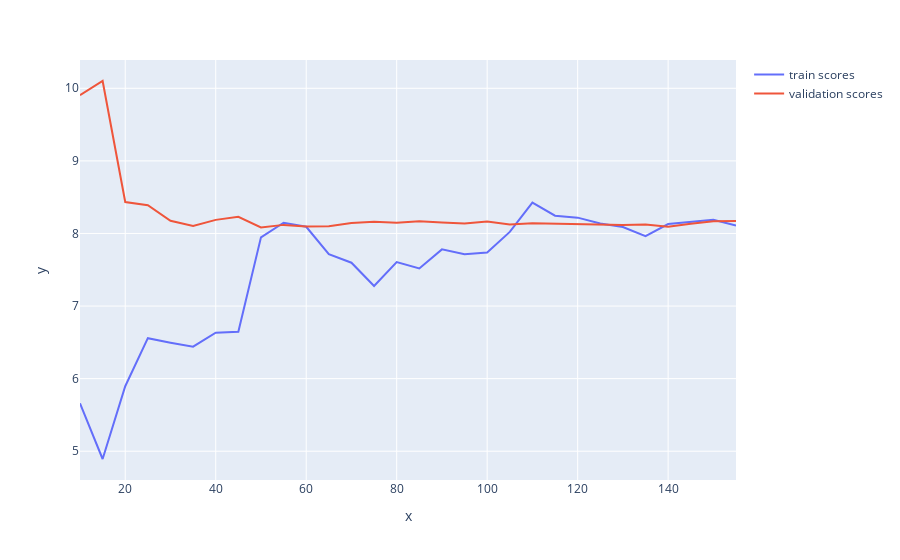

Notebook code cell kept with this figure:
### Markdown cell above
<p dir=rtl style="direction: rtl;text-align: right;line-height:200%;font-family:vazir;font-size:medium">
<font face="vazir" size=3>
تابع
<code>learning_curve</code>
به ازای هر
<code>train_size</code>
به طور پیش فرض پنج بار
<code>score</code>
را محاسبه میکند بنابراین قبل از رسم نمودار میانگین امتیاز مدل در هر
<code>train_size</code>
را محاسبه میکنیم.
</font>
</p>

### Code cell
line = px.line(x=train_sizes , y=np.mean(train_scores,axis=1))
line.data[0].name="train scores"
line.update_traces(showlegend=True)
line.add_scatter(x=train_sizes, y=np.mean(...,axis=1),mode='lines' , name="validation scores")
line.show()

### Figure 1 — Plotly figure (JSON) as saved in the notebook; plotly's stock layout.template omitted (floating-point values rounded to 4 significant figures)
{"data": [{"hovertemplate": "x=%{x}<br>y=%{y}<extra></extra>", "legendgroup": "", "line": {"color": "#636efa", "dash": "solid"}, "marker": {"symbol": "circle"}, "mode": "lines", "name": "train scores", "orientation": "v", "showlegend": true, "type": "scatter", "x": [10, 15, 20, 25, 30, 35, 40, 45, 50, 55, 60, 65, 70, 75, 80, 85, 90, 95, 100, 105, 110, 115, 120, 125, 130, 135, 140, 145, 150, 155], "xaxis": "x", "y": [5.661, 4.893, 5.896, 6.557, 6.496, 6.441, 6.633, 6.645, 7.946, 8.148, 8.092, 7.715, 7.597, 7.276, 7.606, 7.517, 7.781, 7.715, 7.737, 8.022, 8.424, 8.245, 8.218, 8.137, 8.09, 7.963, 8.129, 8.155, 8.187, 8.111], "yaxis": "y"}, {"mode": "lines", "name": "validation scores", "type": "scatter", "x": [10, 15, 20, 25, 30, 35, 40, 45, 50, 55, 60, 65, 70, 75, 80, 85, 90, 95, 100, 105, 110, 115, 120, 125, 130, 135, 140, 145, 150, 155], "y": [9.905, 10.1, 8.433, 8.389, 8.175, 8.102, 8.187, 8.23, 8.082, 8.118, 8.096, 8.098, 8.144, 8.163, 8.148, 8.169, 8.152, 8.138, 8.163, 8.124, 8.142, 8.134, 8.129, 8.113, 8.115, 8.122, 8.091, 8.132, 8.168, 8.17]}], "layout": {"legend": {"tracegroupgap": 0}, "margin": {"t": 60}, "xaxis": {"anchor": "y", "domain": [0, 1], "title": {"text": "x"}}, "yaxis": {"anchor": "x", "domain": [0, 1], "title": {"text": "y"}}}}
